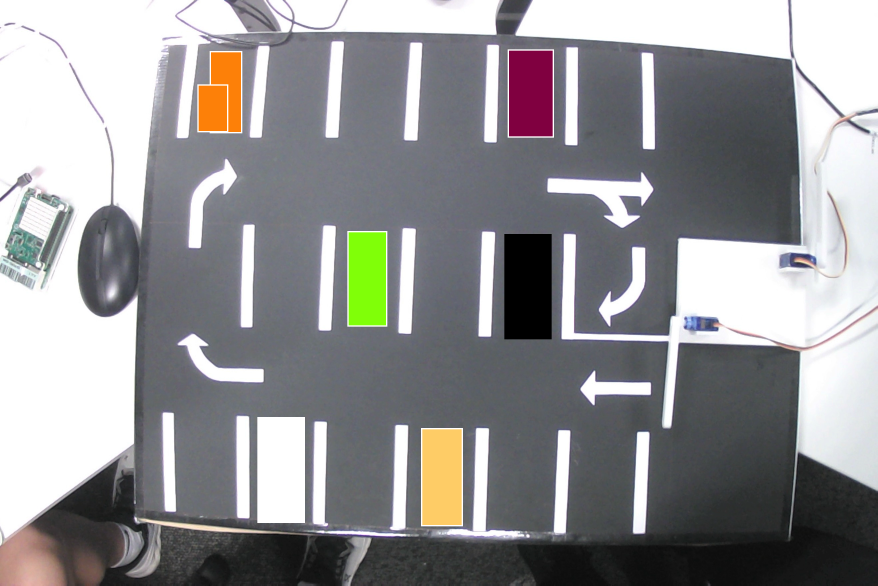
#> input picture spot-watcher/src/CarParkTest.jpg, 2632 x 1756 px, given in place of the camera (shown at 1/3 size)
$ python send_bay_status_dev.py
#> lines starting #> are read from the running program, lines starting #| are printed output that depends on the picture
#!/usr/bin/env python3
"""
Development version of bay availability sender.
Captures image (or uses demo file), detects bays, prints JSON status, and saves annotated bayStatus.jpg.
"""

import json, re, cv2, numpy as np, time
from skimage.metrics import structural_similarity as ssim
import requests

# -------- thresholds --------
SSIM_MIN = 0.85
SAT_DELTA_MIN = 50.0
LUMA_DELTA_MIN = 50.0
CENTER_SIGMA_FRAC = 0.25
RESIZE_TO = (120, 120)
# ----------------------------

def load_bays(path):
    with open(path, "r") as f:
        return json.load(f)

def crop_polygon(img, points):
    mask = np.zeros(img.shape[:2], dtype=np.uint8)
    pts = np.array(points, np.int32)
    cv2.fillPoly(mask, [pts], 255)
    x, y, w, h = cv2.boundingRect(pts)
    roi = cv2.bitwise_and(img, img, mask=mask)[y:y+h, x:x+w]
    return roi

def center_weight(h, w, sigma_frac=CENTER_SIGMA_FRAC):
    y, x = np.ogrid[:h, :w]
    cx, cy = (w - 1) / 2, (h - 1) / 2
    sigma = min(w, h) * sigma_frac
    wgt = np.exp(-((x - cx)**2 + (y - cy)**2) / (2 * sigma * sigma))
    return wgt / (wgt.mean() + 1e-9)

def patch_metrics(ref_patch, cur_patch):
    ref = cv2.resize(ref_patch, RESIZE_TO)
    cur = cv2.resize(cur_patch, RESIZE_TO)
    ref_hsv = cv2.cvtColor(ref, cv2.COLOR_BGR2HSV)
    cur_hsv = cv2.cvtColor(cur, cv2.COLOR_BGR2HSV)
    ref_v, ref_s = ref_hsv[...,2].astype(np.float32), ref_hsv[...,1].astype(np.float32)
    cur_v, cur_s = cur_hsv[...,2].astype(np.float32), cur_hsv[...,1].astype(np.float32)

    H, W = RESIZE_TO[1], RESIZE_TO[0]
    WGT = center_weight(H, W)

    ref_g = cv2.cvtColor(ref, cv2.COLOR_BGR2GRAY)
    cur_g = cv2.cvtColor(cur, cv2.COLOR_BGR2GRAY)
    s, diff = ssim(ref_g, cur_g, full=True)
    diff = 1.0 - diff
    s_weighted = 1.0 - float((diff * WGT).mean())

    sat_delta = float(((cur_s - ref_s) * WGT).mean())
    luma_delta = float(((cur_v - ref_v) * WGT).mean())

    return s_weighted, abs(sat_delta), luma_delta

def parse_id_from_name(name, fallback):
    m = re.search(r'(\d+)$', name)
    return int(m.group(1)) if m else fallback

def capture_image(save_path="current.jpg"):
    """Capture a frame from webcam and save it."""
    print("📷 Capturing image from webcam...")
    cap = cv2.VideoCapture(0)
    if not cap.isOpened():
        raise SystemExit("Could not access webcam")

    # Warm-up a few frames
    for _ in range(5):
        cap.read()

    ret, frame = cap.read()
    cap.release()
    if not ret:
        raise SystemExit("Failed to capture image")

    cv2.imwrite(save_path, frame)
    print(f"Saved {save_path}")

def analyze_and_prepare_payload(bays_path, ref_path, img_path):
    bays = load_bays(bays_path)
    ref = cv2.imread(ref_path)
    cur = cv2.imread(img_path)
    if ref is None or cur is None:
        raise SystemExit("Could not read reference or current image")

    temp, lumas = {}, []
    for b in bays:
        pts = b["points"]
        ref_p, cur_p = crop_polygon(ref, pts), crop_polygon(cur, pts)
        if ref_p.size == 0 or cur_p.size == 0:
            continue
        s_w, d_sat, d_luma = patch_metrics(ref_p, cur_p)
        temp[b["name"]] = (s_w, d_sat, d_luma)
        lumas.append(d_luma)

    global_luma_shift = np.median(lumas) if lumas else 0.0
    payload = []
    fallback_id = 0
    annotated = cur.copy()

    for b in bays:
        name = b["name"]
        if name not in temp:
            continue
        s_w, d_sat, d_luma = temp[name]
        adj_luma = abs(d_luma - global_luma_shift)
        taken = (s_w < SSIM_MIN) or (d_sat > SAT_DELTA_MIN) or (adj_luma > LUMA_DELTA_MIN)
        bay_id = parse_id_from_name(name, fallback_id)
        fallback_id += 1
        payload.append({"id": bay_id, "taken": bool(taken)})

        color = (0, 0, 255) if taken else (0, 255, 0)
        pts = np.array(b["points"], np.int32)
        cv2.polylines(annotated, [pts], True, color, 2)
        p = pts[0]
        cv2.putText(annotated, f"{bay_id}", (p[0] + 5, p[1] + 20),
                    cv2.FONT_HERSHEY_SIMPLEX, 0.6, color, 2)

    cv2.imwrite("bayStatus.jpg", annotated)
    return payload

def format_json_multiline(data):
    lines = ["["]
    for i, item in enumerate(data):
        comma = "," if i < len(data) - 1 else ""
        lines.append(f'  {json.dumps(item, separators=(", ", ": "))}{comma}')
    lines.append("]")
    return "\n".join(lines)

def main():
    json_bays = "bays.json"
    empty_ref = "empty_reference.jpg"
    img_to_process = ""

    demo = False  # set to False to use webcam capture
    interval = 1  # seconds between captures

    while True:
        try:
            if not demo:
                capture_image("current.jpg")
#> the loop in capture_image, `for _ in range(5):` made 5 passes
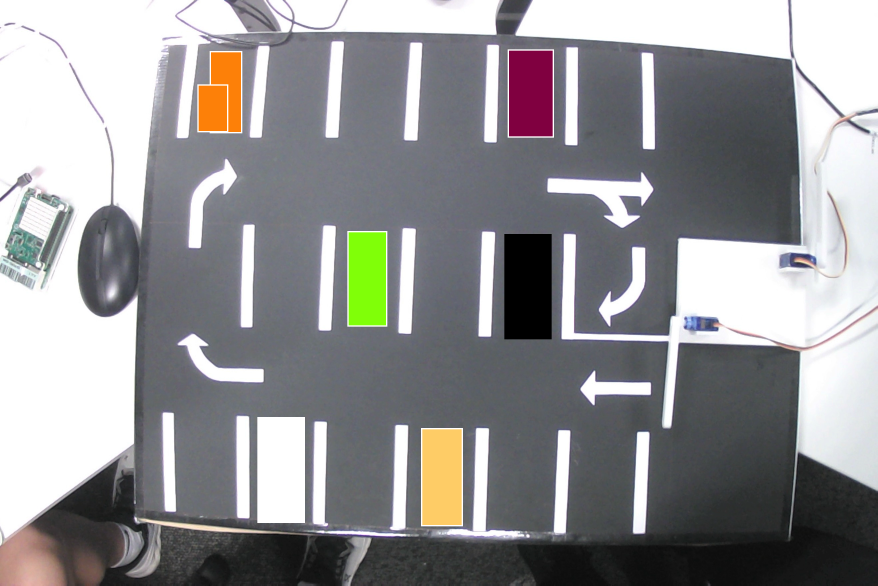
#> input picture spot-watcher/src/CarParkTest.jpg, 2632 x 1756 px, given in place of the camera (shown at 1/3 size)
#> in capture_image, frame is the input picture: shape (1756, 2632, 3); mean B, G, R 148, 146.8, 146.9
                img_to_process = "current.jpg"
            else:
                img_to_process = "demo.jpg"

            spots_data = analyze_and_prepare_payload(json_bays, empty_ref, img_to_process)
#> (reads spot-watcher/src/bays.json from the repository)
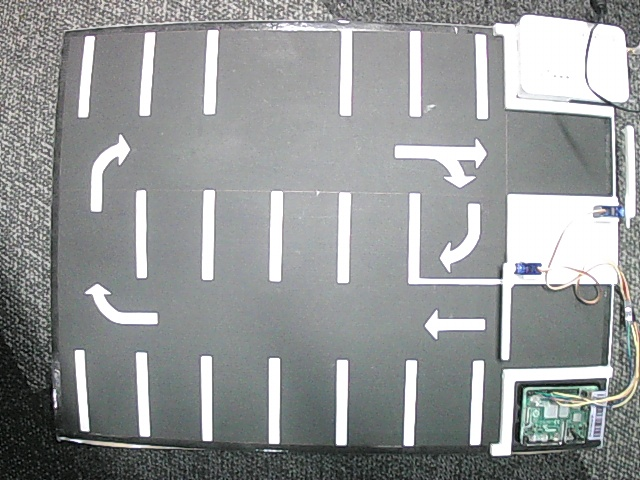
#> input picture spot-watcher/src/empty_reference.jpg, 640 x 480 px
#> in analyze_and_prepare_payload, ref is the input picture: shape (480, 640, 3); mean B, G, R 150.7, 150.5, 147.7
#> the loop in analyze_and_prepare_payload, `for b in bays:` made 16 passes
#> (s_w, d_sat, d_luma) on passes 1 to 12: (0.637, 21.09, 129.4), (0.633, 20.35, 128.8), (0.654, 21.09, 127.6), (0.664, 17.74, 120.9), (0.661, 18.89, 131.1), (0.671, 18.35, 132.2), (0.792, 6.01, 62.37), (0.809, 5.72, 63.84), (0.706, 4.31, 67.75), (0.748, 8.23, 84.66), (0.74, 6.9, 54.58), (0.778, 3.3, 54.4)
#> pass 1, in crop_polygon, `roi = cv2.bitwise_and(img, img, mask=mask)[y:y+h, x:x+w]`:
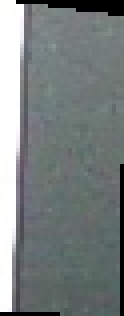
#> roi: shape (79, 31, 3) (shown 4 times larger); mean B, G, R 127.9, 128.2, 121.4
#> pass 1, in crop_polygon (call 2), `roi = cv2.bitwise_and(img, img, mask=mask)[y:y+h, x:x+w]`:
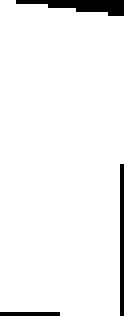
#> roi: shape (79, 31, 3) (shown 4 times larger); mean B, G, R 243, 243, 243
#> pass 1, in patch_metrics, `ref = cv2.resize(ref_patch, RESIZE_TO)`:
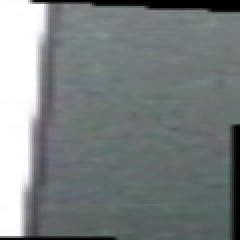
#> ref: shape (120, 120, 3) (shown 2 times larger); mean B, G, R 127.8, 128.1, 121.3
#> after the loop in analyze_and_prepare_payload, `for b in bays:`:
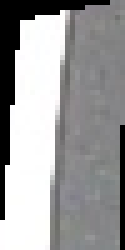
#> ref_p: shape (50, 25, 3) (shown 5 times larger); mean B, G, R 156.7, 156.2, 156.3
#> after the loop in analyze_and_prepare_payload, `for b in bays:`: lumas = [129.4, 128.8, 127.6, 120.9, 131.1, 132.2, 62.37, 63.84, 67.75, 84.66, 54.58, 54.4, 89.85, 56.16, 76.83, 50.83]; temp = 16 items
#> in analyze_and_prepare_payload, `global_luma_shift = np.median(lumas) if lumas else 0.0`: global_luma_shift = 80.75
#> the loop in analyze_and_prepare_payload, `for b in bays:` made 16 passes
#> (s_w, d_sat, d_luma, adj_luma, taken, color) on passes 1 to 12: (0.637, 21.09, 129.4, 48.66, True, (0, 0, 255)), (0.633, 20.35, 128.8, 48.06, True, (0, 0, 255)), (0.654, 21.09, 127.6, 46.82, True, (0, 0, 255)), (0.664, 17.74, 120.9, 40.15, True, (0, 0, 255)), (0.661, 18.89, 131.1, 50.39, True, (0, 0, 255)), (0.671, 18.35, 132.2, 51.45, True, (0, 0, 255)), (0.792, 6.01, 62.37, 18.37, True, (0, 0, 255)), (0.809, 5.72, 63.84, 16.91, True, (0, 0, 255)), (0.706, 4.31, 67.75, 13, True, (0, 0, 255)), (0.748, 8.23, 84.66, 3.91, True, (0, 0, 255)), (0.74, 6.9, 54.58, 26.16, True, (0, 0, 255)), (0.778, 3.3, 54.4, 26.34, True, (0, 0, 255))
#> after the loop in analyze_and_prepare_payload, `for b in bays:`: fallback_id = 16; payload = 16 items
#> spots_data = 16 items

            # Print JSON nicely
            print(format_json_multiline(spots_data))
#> the loop in format_json_multiline, `for i, item in enumerate(data):` made 16 passes
#> (item, comma) on passes 1 to 12: ({'id': 0, 'taken': True}, ','), ({'id': 1, 'taken': True}, ','), ({'id': 2, 'taken': True}, ','), ({'id': 3, 'taken': True}, ','), ({'id': 4, 'taken': True}, ','), ({'id': 5, 'taken': True}, ','), ({'id': 6, 'taken': True}, ','), ({'id': 7, 'taken': True}, ','), ({'id': 8, 'taken': True}, ','), ({'id': 9, 'taken': True}, ','), ({'id': 10, 'taken': True}, ','), ({'id': 11, 'taken': True}, ',')
#> after the loop in format_json_multiline, `for i, item in enumerate(data):`: lines = 17 items, first 6: '[', '  {"id": 0, "taken": true},', '  {"id": 1, "taken": true},', '  {"id": 2, "taken": true},', '  {"id": 3, "taken": true},', '  {"id": 4, "taken": true},'
#> (printed output is left out)
            print("Saved annotated image as bayStatus.jpg\n")
            url = "http://10.130.1.234:5000/update_spots"  # Replace with your actual endpoint

            try:
                response = requests.post(url, json=spots_data, timeout=5)
                response.raise_for_status()
                print(f"Posted to server: {response.status_code}")
            except requests.RequestException as e:
                print(f"Failed to post to server: {e}")

            time.sleep(interval)

        except Exception as e:
            print("Error during analysis:", e)
            time.sleep(1)

if __name__ == "__main__":
    main()
#> (the call stopped at in main, `response = requests.post(url, json=spots_data, timeout=5)`: requests is not available in this run)
